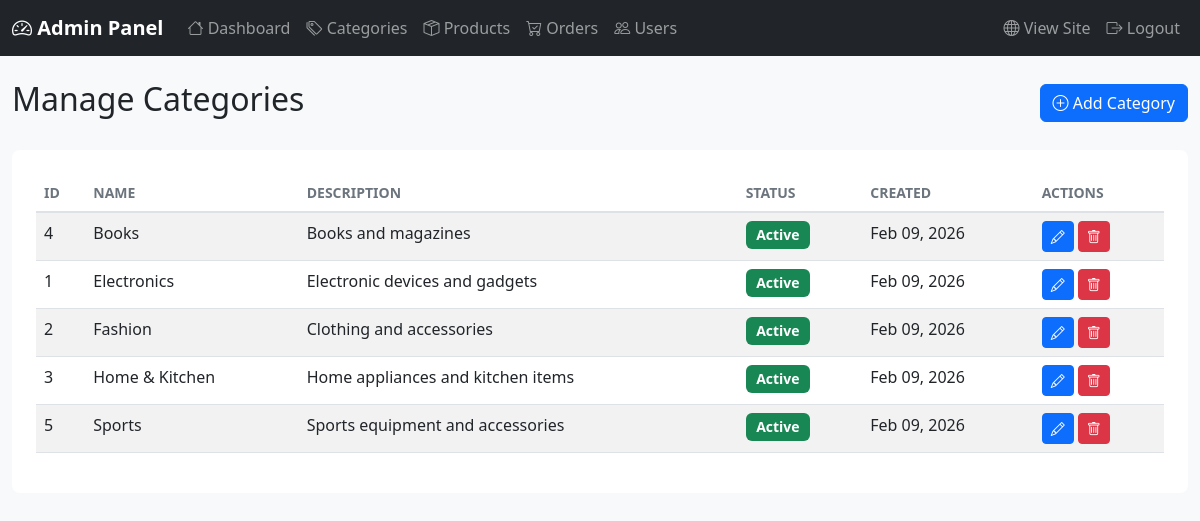
The app's page /admin/categories.php (signed in) with its own data.
### tables this page shows
CREATE TABLE IF NOT EXISTS categories (
    id INT AUTO_INCREMENT PRIMARY KEY,
    name VARCHAR(100) NOT NULL,
    description TEXT,
    image VARCHAR(255),
    status ENUM('active', 'inactive') DEFAULT 'active',
    created_at TIMESTAMP DEFAULT CURRENT_TIMESTAMP,
    updated_at TIMESTAMP DEFAULT CURRENT_TIMESTAMP ON UPDATE CURRENT_TIMESTAMP
);

### admin/categories.php (the view, shortened to what this page needs)
<?php
require_once __DIR__ . '/../includes/admin_header.php';
$db = getDB();
$categories = $db->query("SELECT * FROM categories ORDER BY name")->fetchAll();
?>
<div class="container-fluid my-4">
    <div class="d-flex justify-content-between align-items-center mb-4">
        <h2>Manage Categories</h2>
        <button class="btn btn-primary" data-bs-toggle="modal" data-bs-target="#addCategoryModal">
            <i class="bi bi-plus-circle"></i> Add Category
        </button>
    </div>
    <div class="card">
        <div class="card-body">
            <div class="table-responsive">
                <table class="table table-striped">
                    <thead>
                        <tr>
                            <th>ID</th>
                            <th>Name</th>
                            <th>Description</th>
                            <th>Status</th>
                            <th>Created</th>
                            <th>Actions</th>
                        </tr>
                    </thead>
                    <tbody>
                        <?php foreach ($categories as $cat): ?>
                        <tr>
                            <td><?php echo $cat['id']; ?></td>
                            <td><?php echo htmlspecialchars($cat['name']); ?></td>
                            <td><?php echo htmlspecialchars($cat['description'] ?? ''); ?></td>
                            <td>
                                <span class="badge bg-<?php echo $cat['status'] === 'active' ? 'success' : 'secondary'; ?>">
                                    <?php echo ucfirst($cat['status']); ?>
                                </span>
                            </td>
                            <td><?php echo date('M d, Y', strtotime($cat['created_at'])); ?></td>
                            <td>
                                <button class="btn btn-sm btn-primary" onclick="editCategory(<?php echo htmlspecialchars(json_encode($cat)); ?>)">
                                    <i class="bi bi-pencil"></i>
                                </button>
                                <form method="POST" style="display:inline;" onsubmit="return confirm('Delete this category?');">
                                    <button type="submit" class="btn btn-sm btn-danger">
                                        <i class="bi bi-trash"></i>
                                    </button>
                                </form>
                            </td>
                        </tr>
                        <?php endforeach; ?>
                    </tbody>
                </table>
            </div>
        </div>
    </div>
</div>
<?php require_once __DIR__ . '/../includes/admin_footer.php'; ?>

### includes/admin_header.php (shortened to what this page needs)
<!DOCTYPE html>
<html lang="en">
<head>
    <link href="https://cdn.jsdelivr.net/npm/bootstrap@5.3.0/dist/css/bootstrap.min.css" rel="stylesheet">
    <link rel="stylesheet" href="https://cdn.jsdelivr.net/npm/bootstrap-icons@1.10.0/font/bootstrap-icons.css">
    <link rel="stylesheet" href="<?php echo SITE_URL; ?>/assets/css/admin.css">
</head>
<body>
    <nav class="navbar navbar-expand-lg navbar-dark bg-dark">
        <div class="container-fluid">
            <a class="navbar-brand fw-bold" href="<?php echo ADMIN_URL; ?>/index.php">
                <i class="bi bi-speedometer2"></i> Admin Panel
            </a>
            <div class="collapse navbar-collapse" id="adminNav">
                <ul class="navbar-nav me-auto">
                    <li class="nav-item">
                        <a class="nav-link" href="<?php echo ADMIN_URL; ?>/index.php"><i class="bi bi-house"></i> Dashboard</a>
                    </li>
                    <li class="nav-item">
                        <a class="nav-link" href="<?php echo ADMIN_URL; ?>/categories.php"><i class="bi bi-tags"></i> Categories</a>
                    </li>
                    <li class="nav-item">
                        <a class="nav-link" href="<?php echo ADMIN_URL; ?>/products.php"><i class="bi bi-box-seam"></i> Products</a>
                    </li>
                    <li class="nav-item">
                        <a class="nav-link" href="<?php echo ADMIN_URL; ?>/orders.php"><i class="bi bi-cart-check"></i> Orders</a>
                    </li>
                    <li class="nav-item">
                        <a class="nav-link" href="<?php echo ADMIN_URL; ?>/users.php"><i class="bi bi-people"></i> Users</a>
                    </li>
                </ul>
                <ul class="navbar-nav">
                    <li class="nav-item">
                        <a class="nav-link" href="<?php echo SITE_URL; ?>/" target="_blank"><i class="bi bi-globe"></i> View Site</a>
                    </li>
                    <li class="nav-item">
                        <a class="nav-link" href="<?php echo ADMIN_URL; ?>/logout.php"><i class="bi bi-box-arrow-right"></i> Logout</a>
                    </li>
                </ul>
            </div>
        </div>
    </nav>

### includes/admin_footer.php (shortened to what this page needs)
</body>
</html>

### assets/css/admin.css (style rules this page uses)
body { background-color: #f8f9fa; }
.container-fluid { max-width: 1400px; }
.card { border: none; border-radius: 0.5rem; }
.card-body { padding: 1.5rem; }
.table { background-color: white; }
.table thead th { border-bottom: 2px solid #dee2e6; font-weight: 600; text-transform: uppercase; font-size: 0.875rem; color: #6c757d; }
.btn-sm { padding: 0.25rem 0.5rem; font-size: 0.875rem; }
.badge { font-size: 0.875rem; padding: 0.5em 0.75em; }

### records on screen
categories: id "4", name "Books", description "Books and magazines", status "Active", created_at "Feb 09, 2026"
categories: id "1", name "Electronics", description "Electronic devices and gadgets", status "Active", created_at "Feb 09, 2026"
categories: id "2", name "Fashion", description "Clothing and accessories", status "Active", created_at "Feb 09, 2026"
categories: id "3", name "Home & Kitchen", description "Home appliances and kitchen items", status "Active", created_at "Feb 09, 2026"
categories: id "5", name "Sports", description "Sports equipment and accessories", status "Active", created_at "Feb 09, 2026"
